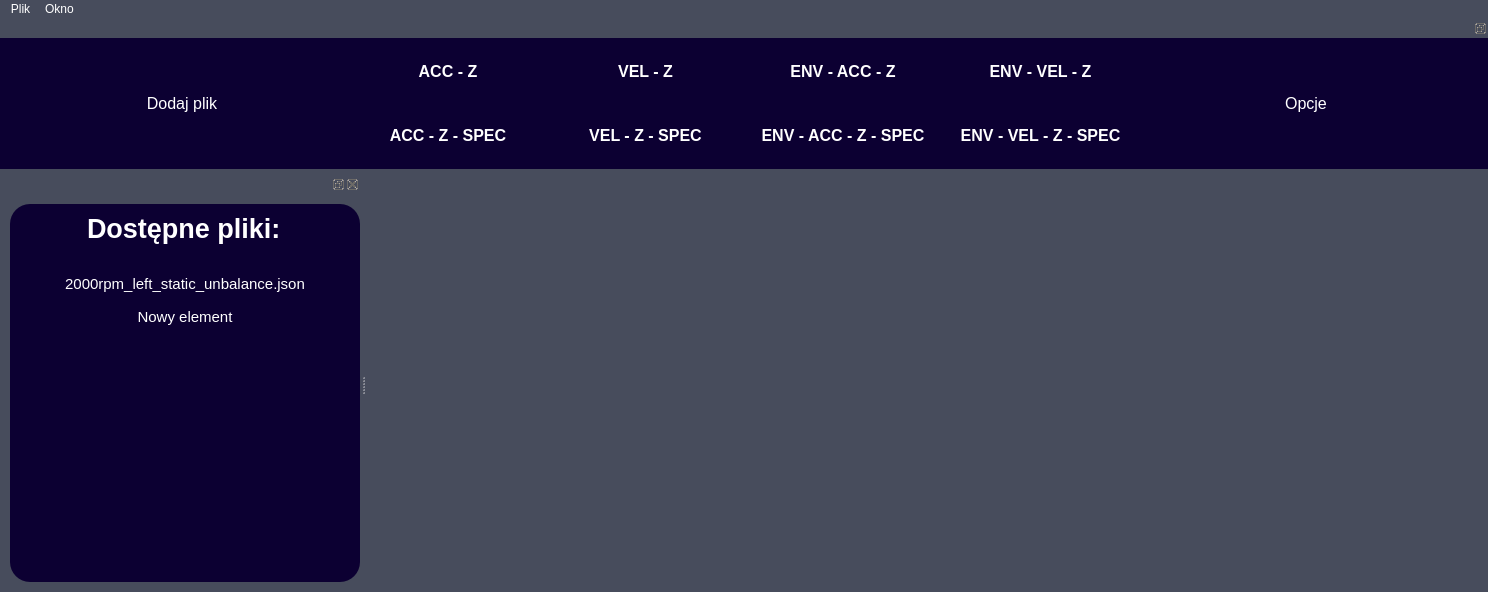
<?xml version="1.0" encoding="UTF-8"?>
<ui version="4.0">
 <class>MainWindow</class>
 <widget class="QMainWindow" name="MainWindow">
  <property name="geometry">
   <rect>
    <x>0</x>
    <y>0</y>
    <width>1488</width>
    <height>592</height>
   </rect>
  </property>
  <property name="windowTitle">
   <string>MainWindow</string>
  </property>
  <property name="styleSheet">
   <string notr="true">background: #474C5C;</string>
  </property>
  <widget class="QWidget" name="centralwidget">
   <layout class="QHBoxLayout" name="horizontalLayout"/>
  </widget>
  <widget class="QDockWidget" name="dockWidget">
   <property name="minimumSize">
    <size>
     <width>1194</width>
     <height>150</height>
    </size>
   </property>
   <property name="maximumSize">
    <size>
     <width>524287</width>
     <height>150</height>
    </size>
   </property>
   <property name="contextMenuPolicy">
    <enum>Qt::NoContextMenu</enum>
   </property>
   <property name="styleSheet">
    <string notr="true">background: #0C0032;
padding: 5px;
margin: 0px;</string>
   </property>
   <property name="floating">
    <bool>false</bool>
   </property>
   <property name="features">
    <set>QDockWidget::DockWidgetFloatable|QDockWidget::DockWidgetMovable</set>
   </property>
   <property name="windowTitle">
    <string/>
   </property>
   <attribute name="dockWidgetArea">
    <number>4</number>
   </attribute>
   <widget class="QWidget" name="dockWidgetContents">
    <layout class="QHBoxLayout" name="horizontalLayout_3">
     <property name="leftMargin">
      <number>0</number>
     </property>
     <property name="topMargin">
      <number>0</number>
     </property>
     <property name="rightMargin">
      <number>0</number>
     </property>
     <property name="bottomMargin">
      <number>0</number>
     </property>
     <item>
      <layout class="QHBoxLayout" name="horizontalLayout_2" stretch="0,0,0,1,0,0,0">
       <property name="spacing">
        <number>0</number>
       </property>
       <item>
        <spacer name="horizontalSpacer_3">
         <property name="orientation">
          <enum>Qt::Horizontal</enum>
         </property>
         <property name="sizeType">
          <enum>QSizePolicy::Preferred</enum>
         </property>
         <property name="sizeHint" stdset="0">
          <size>
           <width>92</width>
           <height>20</height>
          </size>
         </property>
        </spacer>
       </item>
       <item>
        <widget class="QPushButton" name="btn_addFile">
         <property name="minimumSize">
          <size>
           <width>180</width>
           <height>50</height>
          </size>
         </property>
         <property name="font">
          <font>
           <family>Nirmala UI</family>
           <pointsize>12</pointsize>
           <weight>50</weight>
           <bold>false</bold>
          </font>
         </property>
         <property name="styleSheet">
          <string notr="true">:enabled {
	background: none;
	border-radius: 15px;
	color: white;
}

:hover {
	background: #453083;
}</string>
         </property>
         <property name="text">
          <string>Dodaj plik</string>
         </property>
        </widget>
       </item>
       <item>
        <spacer name="horizontalSpacer">
         <property name="orientation">
          <enum>Qt::Horizontal</enum>
         </property>
         <property name="sizeHint" stdset="0">
          <size>
           <width>80</width>
           <height>20</height>
          </size>
         </property>
        </spacer>
       </item>
       <item>
        <layout class="QGridLayout" name="gridLayout">
         <property name="spacing">
          <number>6</number>
         </property>
         <item row="0" column="1" alignment="Qt::AlignVCenter">
          <widget class="QPushButton" name="btn_vel1">
           <property name="minimumSize">
            <size>
             <width>180</width>
             <height>50</height>
            </size>
           </property>
           <property name="maximumSize">
            <size>
             <width>200</width>
             <height>50</height>
            </size>
           </property>
           <property name="font">
            <font>
             <family>Nirmala UI</family>
             <pointsize>12</pointsize>
             <weight>75</weight>
             <bold>true</bold>
            </font>
           </property>
           <property name="styleSheet">
            <string notr="true">:enabled {
	background: none;
	border-radius: 15px;
	color: white;
}

:hover {
	background: #453083;
}</string>
           </property>
           <property name="text">
            <string>VEL - Z</string>
           </property>
          </widget>
         </item>
         <item row="1" column="0">
          <widget class="QPushButton" name="btn_acc2">
           <property name="minimumSize">
            <size>
             <width>180</width>
             <height>50</height>
            </size>
           </property>
           <property name="maximumSize">
            <size>
             <width>200</width>
             <height>50</height>
            </size>
           </property>
           <property name="font">
            <font>
             <family>Nirmala UI</family>
             <pointsize>12</pointsize>
             <weight>75</weight>
             <bold>true</bold>
            </font>
           </property>
           <property name="styleSheet">
            <string notr="true">:enabled {
	background: none;
	border-radius: 15px;
	color: white;
}

:hover {
	background: #453083;
}</string>
           </property>
           <property name="text">
            <string>ACC - Z - SPEC</string>
           </property>
          </widget>
         </item>
         <item row="1" column="2">
          <widget class="QPushButton" name="btn_envAcc2">
           <property name="minimumSize">
            <size>
             <width>180</width>
             <height>50</height>
            </size>
           </property>
           <property name="maximumSize">
            <size>
             <width>200</width>
             <height>50</height>
            </size>
           </property>
           <property name="font">
            <font>
             <family>Nirmala UI</family>
             <pointsize>12</pointsize>
             <weight>75</weight>
             <bold>true</bold>
            </font>
           </property>
           <property name="styleSheet">
            <string notr="true">:enabled {
	background: none;
	border-radius: 15px;
	color: white;
}

:hover {
	background: #453083;
}</string>
           </property>
           <property name="text">
            <string>ENV - ACC - Z - SPEC</string>
           </property>
          </widget>
         </item>
         <item row="0" column="0">
          <widget class="QPushButton" name="btn_acc1">
           <property name="minimumSize">
            <size>
             <width>180</width>
             <height>50</height>
            </size>
           </property>
           <property name="maximumSize">
            <size>
             <width>200</width>
             <height>50</height>
            </size>
           </property>
           <property name="font">
            <font>
             <family>Nirmala UI</family>
             <pointsize>12</pointsize>
             <weight>75</weight>
             <bold>true</bold>
            </font>
           </property>
           <property name="styleSheet">
            <string notr="true">:enabled {
	background: none;
	border-radius: 15px;
	color: white;
}

:hover {
	background: #453083;
}</string>
           </property>
           <property name="text">
            <string>ACC - Z</string>
           </property>
          </widget>
         </item>
         <item row="1" column="1">
          <widget class="QPushButton" name="btn_vel2">
           <property name="minimumSize">
            <size>
             <width>180</width>
             <height>50</height>
            </size>
           </property>
           <property name="maximumSize">
            <size>
             <width>200</width>
             <height>50</height>
            </size>
           </property>
           <property name="font">
            <font>
             <family>Nirmala UI</family>
             <pointsize>12</pointsize>
             <weight>75</weight>
             <bold>true</bold>
            </font>
           </property>
           <property name="styleSheet">
            <string notr="true">:enabled {
	background: none;
	border-radius: 15px;
	color: white;
}

:hover {
	background: #453083;
}</string>
           </property>
           <property name="text">
            <string>VEL - Z - SPEC</string>
           </property>
          </widget>
         </item>
         <item row="0" column="3">
          <widget class="QPushButton" name="btn_envVel1">
           <property name="minimumSize">
            <size>
             <width>180</width>
             <height>50</height>
            </size>
           </property>
           <property name="maximumSize">
            <size>
             <width>200</width>
             <height>50</height>
            </size>
           </property>
           <property name="font">
            <font>
             <family>Nirmala UI</family>
             <pointsize>12</pointsize>
             <weight>75</weight>
             <bold>true</bold>
            </font>
           </property>
           <property name="styleSheet">
            <string notr="true">:enabled {
	background: none;
	border-radius: 15px;
	color: white;
}

:hover {
	background: #453083;
}</string>
           </property>
           <property name="text">
            <string>ENV - VEL - Z</string>
           </property>
          </widget>
         </item>
         <item row="0" column="2">
          <widget class="QPushButton" name="btn_envAcc1">
           <property name="minimumSize">
            <size>
             <width>180</width>
             <height>50</height>
            </size>
           </property>
           <property name="maximumSize">
            <size>
             <width>200</width>
             <height>50</height>
            </size>
           </property>
           <property name="font">
            <font>
             <family>Nirmala UI</family>
             <pointsize>12</pointsize>
             <weight>75</weight>
             <bold>true</bold>
            </font>
           </property>
           <property name="styleSheet">
            <string notr="true">:enabled {
	background: none;
	border-radius: 15px;
	color: white;
}

:hover {
	background: #453083;
}</string>
           </property>
           <property name="text">
            <string>ENV - ACC - Z</string>
           </property>
          </widget>
         </item>
         <item row="1" column="3">
          <widget class="QPushButton" name="btn_envVel2">
           <property name="minimumSize">
            <size>
             <width>180</width>
             <height>50</height>
            </size>
           </property>
           <property name="maximumSize">
            <size>
             <width>200</width>
             <height>50</height>
            </size>
           </property>
           <property name="font">
            <font>
             <family>Nirmala UI</family>
             <pointsize>12</pointsize>
             <weight>75</weight>
             <bold>true</bold>
            </font>
           </property>
           <property name="styleSheet">
            <string notr="true">:enabled {
	background: none;
	border-radius: 15px;
	color: white;
}

:hover {
	background: #453083;
}</string>
           </property>
           <property name="text">
            <string>ENV - VEL - Z - SPEC</string>
           </property>
          </widget>
         </item>
        </layout>
       </item>
       <item>
        <spacer name="horizontalSpacer_2">
         <property name="orientation">
          <enum>Qt::Horizontal</enum>
         </property>
         <property name="sizeHint" stdset="0">
          <size>
           <width>80</width>
           <height>20</height>
          </size>
         </property>
        </spacer>
       </item>
       <item>
        <widget class="QPushButton" name="btn_log">
         <property name="minimumSize">
          <size>
           <width>180</width>
           <height>50</height>
          </size>
         </property>
         <property name="font">
          <font>
           <family>Nirmala UI</family>
           <pointsize>12</pointsize>
          </font>
         </property>
         <property name="styleSheet">
          <string notr="true">:enabled {
	background: none;
	border-radius: 15px;
	color: white;
}

:hover {
	background: #453083;
}</string>
         </property>
         <property name="text">
          <string>Opcje</string>
         </property>
        </widget>
       </item>
       <item>
        <spacer name="horizontalSpacer_4">
         <property name="orientation">
          <enum>Qt::Horizontal</enum>
         </property>
         <property name="sizeType">
          <enum>QSizePolicy::Maximum</enum>
         </property>
         <property name="sizeHint" stdset="0">
          <size>
           <width>92</width>
           <height>20</height>
          </size>
         </property>
        </spacer>
       </item>
      </layout>
     </item>
    </layout>
   </widget>
  </widget>
  <widget class="QDockWidget" name="dockWidget_2">
   <property name="styleSheet">
    <string notr="true">margin-top: 10px;</string>
   </property>
   <attribute name="dockWidgetArea">
    <number>1</number>
   </attribute>
   <widget class="QWidget" name="dockWidgetContents_2">
    <layout class="QVBoxLayout" name="verticalLayout">
     <property name="spacing">
      <number>0</number>
     </property>
     <property name="leftMargin">
      <number>10</number>
     </property>
     <property name="topMargin">
      <number>0</number>
     </property>
     <property name="rightMargin">
      <number>0</number>
     </property>
     <property name="bottomMargin">
      <number>10</number>
     </property>
     <item>
      <widget class="QWidget" name="widget_2" native="true">
       <property name="minimumSize">
        <size>
         <width>350</width>
         <height>200</height>
        </size>
       </property>
       <property name="maximumSize">
        <size>
         <width>10000</width>
         <height>16777215</height>
        </size>
       </property>
       <property name="styleSheet">
        <string notr="true">background: #0C0032;
border-radius: 20px;</string>
       </property>
       <layout class="QVBoxLayout" name="verticalLayout_4">
        <item>
         <layout class="QVBoxLayout" name="verticalLayout_3">
          <item alignment="Qt::AlignHCenter">
           <widget class="QLabel" name="lbl_files">
            <property name="font">
             <font>
              <family>Nirmala UI</family>
              <pointsize>20</pointsize>
              <weight>75</weight>
              <bold>true</bold>
             </font>
            </property>
            <property name="styleSheet">
             <string notr="true">color: white</string>
            </property>
            <property name="text">
             <string>Dostępne pliki:</string>
            </property>
           </widget>
          </item>
          <item>
           <widget class="QListWidget" name="list_files">
            <property name="font">
             <font>
              <pointsize>11</pointsize>
             </font>
            </property>
            <property name="cursor" stdset="0">
             <cursorShape>ArrowCursor</cursorShape>
            </property>
            <property name="focusPolicy">
             <enum>Qt::NoFocus</enum>
            </property>
            <property name="layoutDirection">
             <enum>Qt::LeftToRight</enum>
            </property>
            <property name="styleSheet">
             <string notr="true">:enabled {
	color: white;
	padding: 10px;
}

QListView::item {
	padding: 5px;
	border-radius: 15px;
	margin-bottom: 5px;
}

QListView::item:hover {
	background-color: #0F135E;
}

QListView::item:selected{
background-color: #453083;
color: white;
}</string>
            </property>
            <property name="frameShadow">
             <enum>QFrame::Sunken</enum>
            </property>
            <property name="lineWidth">
             <number>2</number>
            </property>
            <property name="sizeAdjustPolicy">
             <enum>QAbstractScrollArea::AdjustToContents</enum>
            </property>
            <property name="showDropIndicator" stdset="0">
             <bool>false</bool>
            </property>
            <property name="dragEnabled">
             <bool>false</bool>
            </property>
            <property name="defaultDropAction">
             <enum>Qt::IgnoreAction</enum>
            </property>
            <property name="alternatingRowColors">
             <bool>false</bool>
            </property>
            <property name="selectionMode">
             <enum>QAbstractItemView::MultiSelection</enum>
            </property>
            <property name="selectionBehavior">
             <enum>QAbstractItemView::SelectRows</enum>
            </property>
            <property name="textElideMode">
             <enum>Qt::ElideNone</enum>
            </property>
            <property name="verticalScrollMode">
             <enum>QAbstractItemView::ScrollPerItem</enum>
            </property>
            <property name="movement">
             <enum>QListView::Static</enum>
            </property>
            <property name="isWrapping" stdset="0">
             <bool>false</bool>
            </property>
            <property name="resizeMode">
             <enum>QListView::Adjust</enum>
            </property>
            <property name="layoutMode">
             <enum>QListView::SinglePass</enum>
            </property>
            <property name="viewMode">
             <enum>QListView::ListMode</enum>
            </property>
            <property name="modelColumn">
             <number>0</number>
            </property>
            <property name="wordWrap">
             <bool>true</bool>
            </property>
            <property name="sortingEnabled">
             <bool>false</bool>
            </property>
            <item>
             <property name="text">
              <string>2000rpm_left_static_unbalance.json</string>
             </property>
             <property name="font">
              <font>
               <family>Nirmala UI</family>
              </font>
             </property>
             <property name="textAlignment">
              <set>AlignCenter</set>
             </property>
             <property name="flags">
              <set>ItemIsSelectable|ItemIsUserCheckable|ItemIsEnabled</set>
             </property>
            </item>
            <item>
             <property name="text">
              <string>Nowy element</string>
             </property>
             <property name="font">
              <font>
               <family>Nirmala UI</family>
              </font>
             </property>
             <property name="textAlignment">
              <set>AlignCenter</set>
             </property>
             <property name="flags">
              <set>ItemIsSelectable|ItemIsEnabled</set>
             </property>
            </item>
           </widget>
          </item>
         </layout>
        </item>
       </layout>
      </widget>
     </item>
    </layout>
   </widget>
  </widget>
  <widget class="QMenuBar" name="menuBar">
   <property name="geometry">
    <rect>
     <x>0</x>
     <y>0</y>
     <width>1488</width>
     <height>21</height>
    </rect>
   </property>
   <property name="styleSheet">
    <string notr="true">:enabled {
color: white;
}

QMenuBar::item:selected {
background-color: #0F135E;
}

QMenu::item::selected {
	 background-color: #0F135E;
}
</string>
   </property>
   <widget class="QMenu" name="menuPlik">
    <property name="title">
     <string>Plik</string>
    </property>
    <addaction name="action_Dodaj_plik"/>
   </widget>
   <widget class="QMenu" name="menuOkno">
    <property name="title">
     <string>Okno</string>
    </property>
    <addaction name="action_Zapisz"/>
    <addaction name="action_Wczytaj"/>
   </widget>
   <addaction name="menuPlik"/>
   <addaction name="menuOkno"/>
  </widget>
  <action name="action_Dodaj_plik">
   <property name="text">
    <string>Dodaj plik</string>
   </property>
  </action>
  <action name="action_Zapisz">
   <property name="text">
    <string>Zapisz układ</string>
   </property>
  </action>
  <action name="action_Wczytaj">
   <property name="text">
    <string>Wczytaj układ</string>
   </property>
  </action>
 </widget>
 <resources/>
 <connections/>
</ui>
